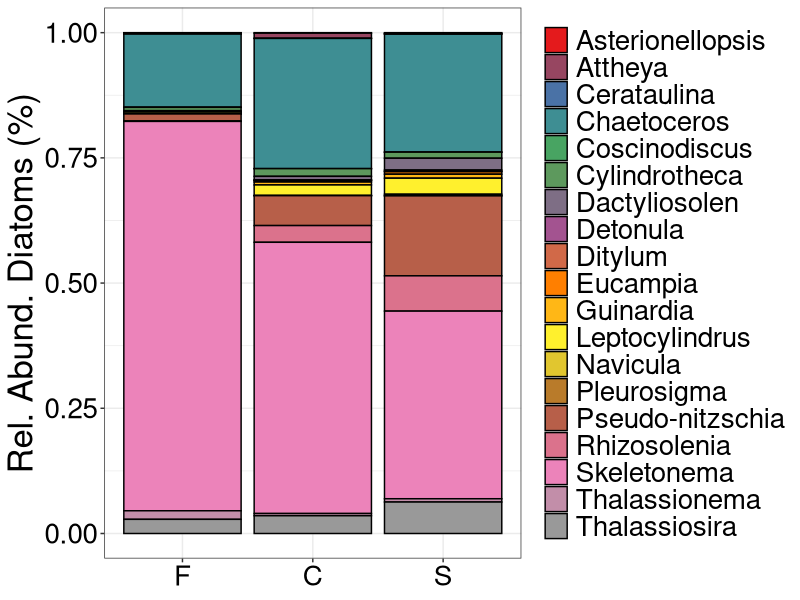
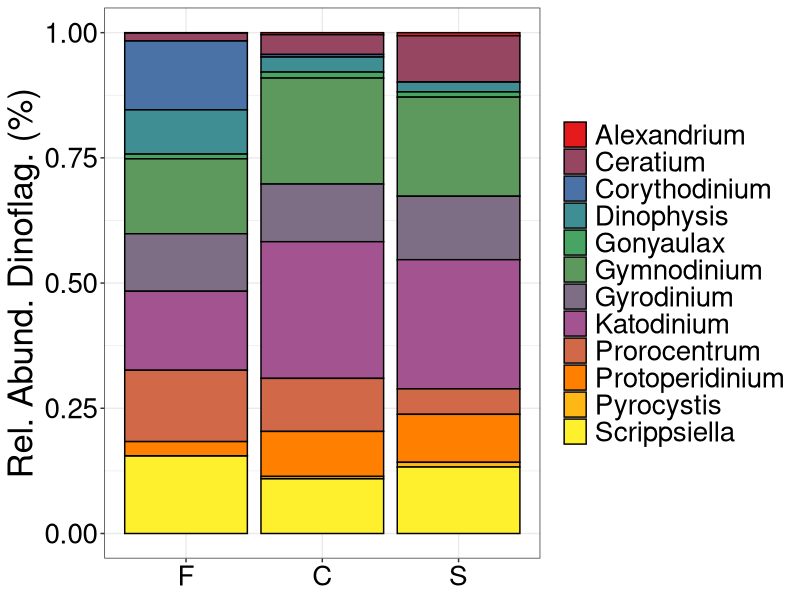
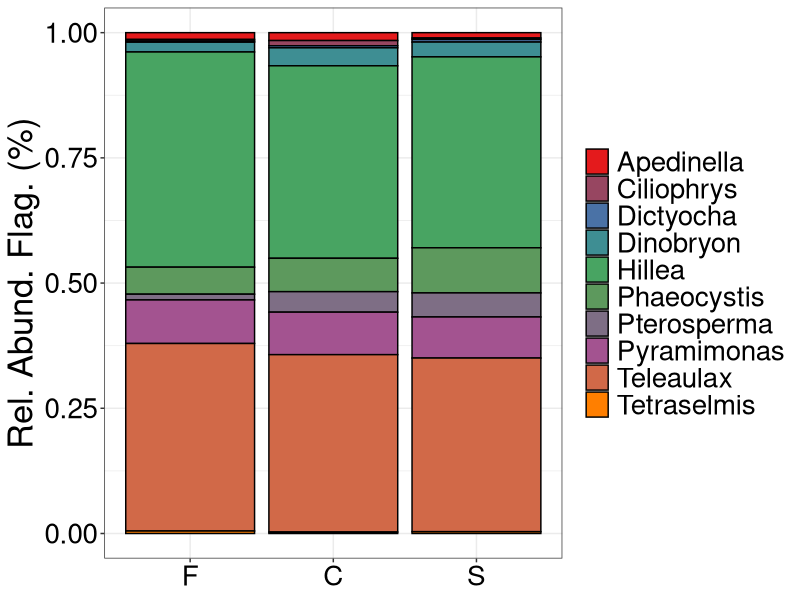
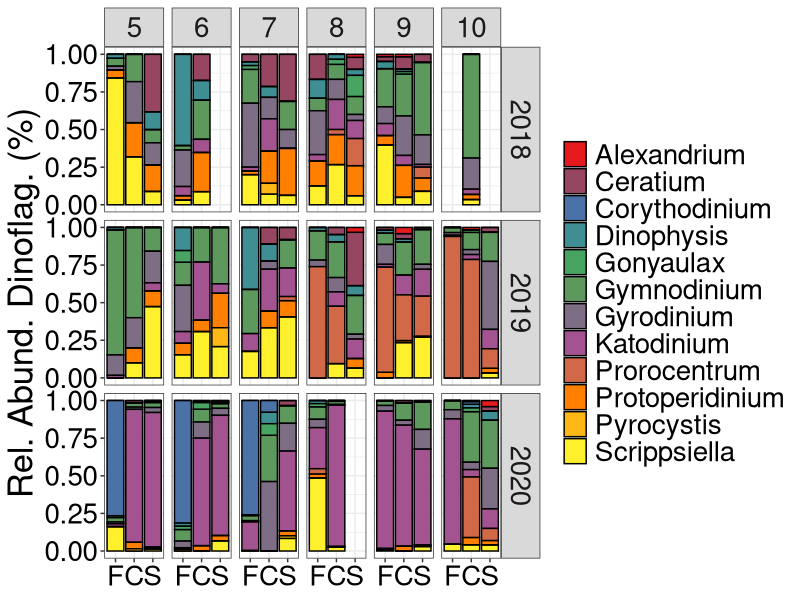
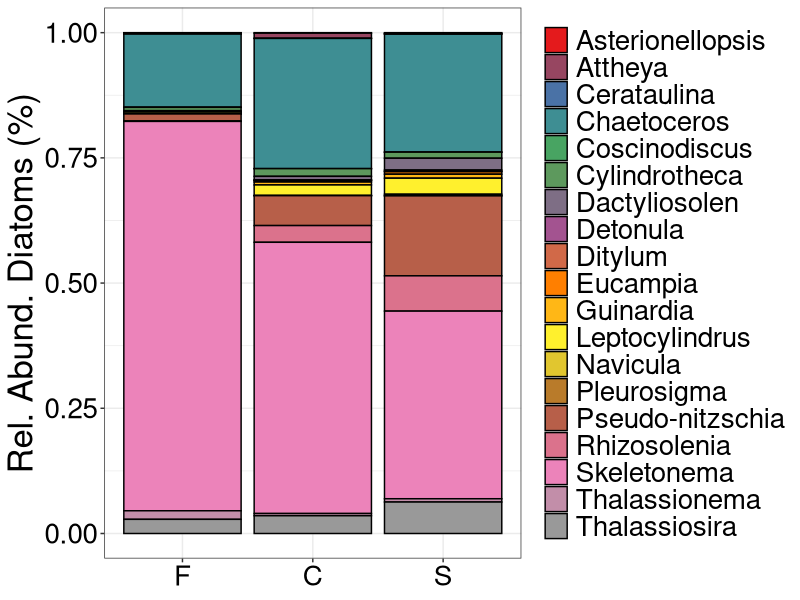
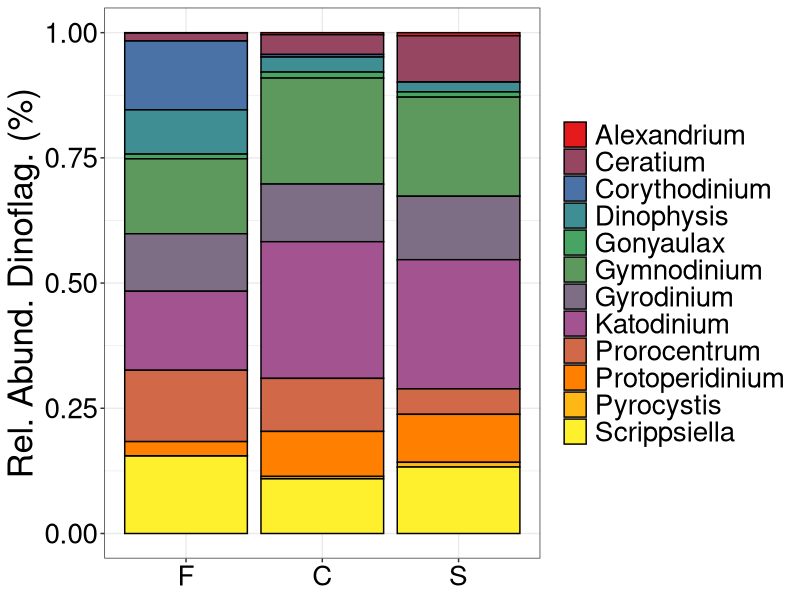
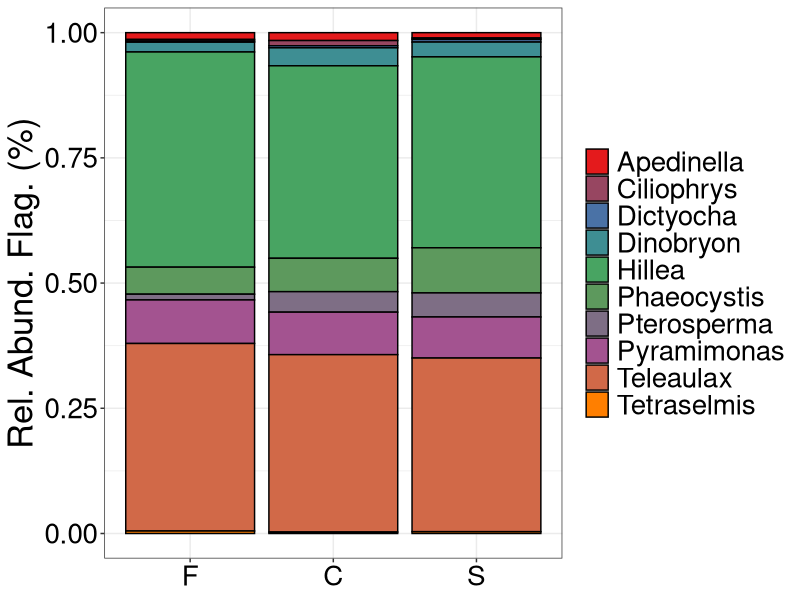
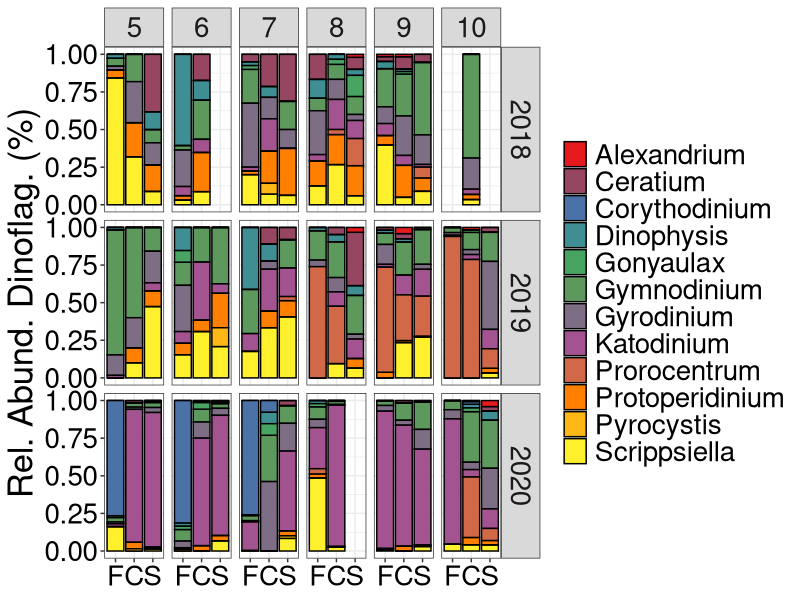

The R script that drew these images, in order: (Note: this script raises an error after producing the figures.)
## ---- chunk 1
#Upload packages
library(tidyverse)
library(readxl)
library(here)
library(patchwork)
library(RColorBrewer)

#Need to go through and test these

## ---- chunk 2
#Upload data from my master data standardization sheet
micro <- read_csv(here("outputs", "micro_master_2021-10-18.csv")) 

#Uploading chl data that has been converted to TChla
chl <- read_csv(here("outputs", "chl_hplc_merged.csv"))

#Uploading datasheet with physical, nutrients, chlorophyll, microscopy and chemtax data.
data <- read_csv(here("outputs", "ctd_merge_2021-11-04_chem.csv"))

## ---- chunk 3
#Remove QU39
micro <- micro %>% 
  filter(!site_id == "QU39")

micro <- micro %>% 
  mutate(year = lubridate::year(date)) %>% 
  relocate(year, .after = date)
## ---- chunk 4
# Changing site_id to location 
micro <- micro %>% 
    mutate(location = case_when(site_id == "DFO2" ~ "F",
                              site_id == "KC10" ~ "C",
                              site_id == "QCS01" ~ "S",
                              TRUE ~ as.character(site_id))) %>% 
  relocate(location, .after = site_id)
## ---- chunk 5
#Trying to look at only species present in 10% of samples
#How many samples

species_10 <- micro %>%
  group_by(scientificName) %>%
  summarise(n_obs = n()) %>%
  ungroup() %>%
  mutate(perc_obs = n_obs/50) %>%
  filter(perc_obs >= 0.10)
# 
species_10_list <- species_10$scientificName
# 
micro <- micro %>% 
  filter(scientificName %in% species_10_list)

## ---- chunk 6
micro_diat <- micro %>% 
  filter(class == "Bacillariophyceae")

micro_dino <- micro %>% 
  filter(class == "Dinophyceae")

distinct <- micro %>% 
  distinct(group)

micro_other <- micro %>% 
  filter(group == "Chlorophyta-Prasinophyta" | group == "Chrysophyta" | 
           group =="Cryptophyta" | group == "Dictyochophyta" |
           group == "Euglenophyta" | group == "Prymnesiophyta-Haptophyta")
## ---- chunk 7
micro_genus <- micro_diat %>% 
  filter(!is.na(genus)) %>% 
  group_by(date, site_id, location, month_surv, genus) %>% 
  summarize(sum_genus = sum(species_sum)) %>% 
  ungroup()

micro_piv <- micro_genus %>% 
  select(date, site_id, location, month_surv, genus, sum_genus)

#pivoting wider so species are columns. 
micro_piv <- micro_piv %>% 
  pivot_wider(names_from = genus, values_from = sum_genus) %>% 
  mutate_if(is.numeric, ~ replace_na(., 0))

micro_long <- micro_piv %>% 
  pivot_longer(!date:month_surv, names_to = "genus", values_to = "count")

micro_long <- micro_long %>% 
  group_by(date, location) %>% 
  mutate(sum = sum(count)) %>% 
  ungroup() %>% 
  mutate(perc = count/sum)
## ---- chunk 8
micro_genus_dino <- micro_dino %>% 
  filter(!is.na(genus)) %>% 
  group_by(date, site_id, location, month_surv, genus) %>% 
  summarize(sum_genus = sum(species_sum)) %>% 
  ungroup()

micro_piv_dino <- micro_genus_dino %>% 
  select(date, site_id, location, month_surv, genus, sum_genus)

#pivoting wider so species are columns. 
micro_piv_dino <- micro_piv_dino %>% 
  pivot_wider(names_from = genus, values_from = sum_genus) %>% 
  mutate_if(is.numeric, ~ replace_na(., 0))

micro_long_dino <- micro_piv_dino %>% 
  pivot_longer(!date:month_surv, names_to = "genus", values_to = "count")

micro_long_dino <- micro_long_dino %>% 
  group_by(date, location) %>% 
  mutate(sum = sum(count)) %>% 
  ungroup() %>% 
  mutate(perc = count/sum)
## ---- chunk 9
micro_genus_other <- micro_other %>% 
  filter(!is.na(genus)) %>% 
  group_by(date, site_id, location, month_surv, genus) %>% 
  summarize(sum_genus = sum(species_sum)) %>% 
  ungroup()

micro_piv_other <- micro_genus_other %>% 
  select(date, site_id, location, month_surv, genus, sum_genus)

#pivoting wider so species are columns. 
micro_piv_other <- micro_piv_other %>% 
  pivot_wider(names_from = genus, values_from = sum_genus) %>% 
  mutate_if(is.numeric, ~ replace_na(., 0))

micro_long_other <- micro_piv_other %>% 
  pivot_longer(!date:month_surv, names_to = "genus", values_to = "count")

micro_long_other <- micro_long_other %>% 
  group_by(date, location) %>% 
  mutate(sum = sum(count)) %>% 
  ungroup() %>% 
  mutate(perc = count/sum)
## ---- chunk 10
micro_long <- micro_long %>% 
  left_join(chl)
## ---- chunk 11

#Order locations from fjord to shelf
order_loc <- c("F", "C", "S")

#Chemtax - Specify order of phyto groups for figures
micro_long <- arrange(mutate(micro_long,
                         location = factor(location, levels = order_loc)))

#Chemtax - Specify order of phyto groups for figures
micro_long_dino <- arrange(mutate(micro_long_dino,
                         location = factor(location, levels = order_loc)))

#Chemtax - Specify order of phyto groups for figures
micro_long_other <- arrange(mutate(micro_long_other,
                         location = factor(location, levels = order_loc)))
## ---- chunk 12
diat_global <- micro_long %>%
  group_by(location, genus) %>% 
  summarize(perc = mean(perc)) %>% 
  mutate(across(where(is.numeric), ~ num(., digits = 2)))

dino_global <- micro_long_dino %>%
  group_by(location, genus) %>% 
  summarize(perc = mean(perc)) %>% 
  mutate(across(where(is.numeric), ~ num(., digits = 2)))

other_global <- micro_long_other %>%
  group_by(location, genus) %>% 
  summarize(perc = mean(perc)) %>% 
  mutate(across(where(is.numeric), ~ num(., digits = 2)))

colourCount = length(unique(micro_long$genus))
getPalette = colorRampPalette(brewer.pal(9, "Set1"))
## ---- chunk 13
diat_global %>% 
  ggplot(aes(x = as.factor(location), y = perc, fill = genus)) +
  geom_bar(stat = "identity", position = "stack", color = "black") +
  scale_fill_manual(values = getPalette(colourCount)) +
  theme_bw() +
  ylab("Rel. Abund. Diatoms (%)") +
  theme(text = element_text(size = 25),
        axis.title.x = element_blank(),
        # axis.text.y = element_blank(),
        axis.text = element_text(colour = "black"),
        # legend.position = "top",
        # legend.direction = "horizontal",
        legend.title = element_blank()) +
  guides(fill = guide_legend(ncol = 1))


ggsave(here("figures_good", "test2.png"),
       width = 9, height = 5.5, dpi = 300)
## ---- chunk 14
dino_global %>% 
  ggplot(aes(x = as.factor(location), y = perc, fill = genus)) +
  geom_bar(stat = "identity", position = "stack", color = "black") +
  scale_fill_manual(values = getPalette(colourCount)) +
  theme_bw() +
  ylab("Rel. Abund. Dinoflag. (%)") +
  theme(text = element_text(size = 25),
        axis.title.x = element_blank(),
        # axis.text.y = element_blank(),
        axis.text = element_text(colour = "black"),
        # legend.position = "top",
        # legend.direction = "horizontal",
        legend.title = element_blank()) +
  guides(fill = guide_legend(ncol = 1))


ggsave(here("figures_good", "test2_dino.png"),
       width = 9, height = 5.5, dpi = 300)
## ---- chunk 15
other_global %>% 
  ggplot(aes(x = as.factor(location), y = perc, fill = genus)) +
  geom_bar(stat = "identity", position = "stack", color = "black") +
  scale_fill_manual(values = getPalette(colourCount)) +
  theme_bw() +
  ylab("Rel. Abund. Flag. (%)") +
  theme(text = element_text(size = 25),
        axis.title.x = element_blank(),
        # axis.text.y = element_blank(),
        axis.text = element_text(colour = "black"),
        # legend.position = "top",
        # legend.direction = "horizontal",
        legend.title = element_blank()) +
  guides(fill = guide_legend(ncol = 1))


ggsave(here("figures_good", "test2_other.png"),
       width = 9, height = 5.5, dpi = 300)
## ---- chunk 16
micro_long_dino %>% 
  mutate(year = lubridate::year(date)) %>% 
  # filter(perc_genus >= 0.05) %>% 
  ggplot(aes(x = as.factor(location), y = perc, 
             fill = genus)) + 
  geom_bar(stat = "identity", position = "stack", color = "black") +  
  facet_grid(year ~ month_surv) +
  scale_fill_manual(values = getPalette(colourCount)) +
  theme_bw() +
  ylab("Rel. Abund. Dinoflag. (%)") +
  theme(text = element_text(size = 25),
        axis.title.x = element_blank(),
        # axis.text.y = element_blank(),
        axis.text = element_text(colour = "black"),
        # legend.position = "top",
        # legend.direction = "horizontal",
        legend.title = element_blank()) +
  guides(fill = guide_legend(ncol = 1))

ggsave(here("figures_good", "dino_genus.png"),
       width = 16, height = 8, dpi = 300)
## ---- chunk 17
kato <- micro %>% 
  filter(scientificName == "Katodinium")

pro <- micro %>% 
  filter(genus == "Prorocentrum")
## ---- chunk 18
#Calculating shannon diversity index

#Pulling out species columns for shannon calculations

shan_all <- micro_all[, 7:ncol(micro_all)]
shan_diat <- micro_diat[, 7:ncol(micro_diat)]
shan_dino <- micro_dino[, 7:ncol(micro_dino)]

#Calculating shannon diversity for each group
shan_all <- diversity(shan_all)
shan_diat <- diversity(shan_diat)
shan_dino <- diversity(shan_dino)


## ---- chunk 19
#Converting Shannon calculations back into tibble and giving group name for merging
shan_all <- as_tibble(shan_all)
shan_all <- shan_all %>% 
  rename(all = value)

shan_diat <- as_tibble(shan_diat)
shan_diat <- shan_diat %>% 
  rename(diat = value)

shan_dino <- as_tibble(shan_dino)
shan_dino <- shan_dino %>% 
  rename(dino = value)

#Merging shannon groups
shan_merge <- cbind(shan_diat, shan_dino, shan_all)

shan_merge$date <- micro_diat$date
shan_merge$year <- micro_diat$year
shan_merge$month_surv <- micro_diat$month_surv
shan_merge$location <- micro_diat$location

shan_merge <- shan_merge %>%
  relocate(date:location, .before = diat) %>% 
  mutate(year = lubridate::year(date)) %>% 
  relocate(year, .after = date)
  
## ---- chunk 20
shan_long <- shan_merge %>% 
  pivot_longer(!date:location, names_to = "type", values_to = "value")
## ---- chunk 21
shan_long %>% 
  filter(type == "diat") %>% 
  ggplot(aes(x = as.factor(month_surv), y = value, fill = location)) + 
  geom_bar(stat = "identity", position = "dodge") +
  facet_grid(year ~ .)
  
